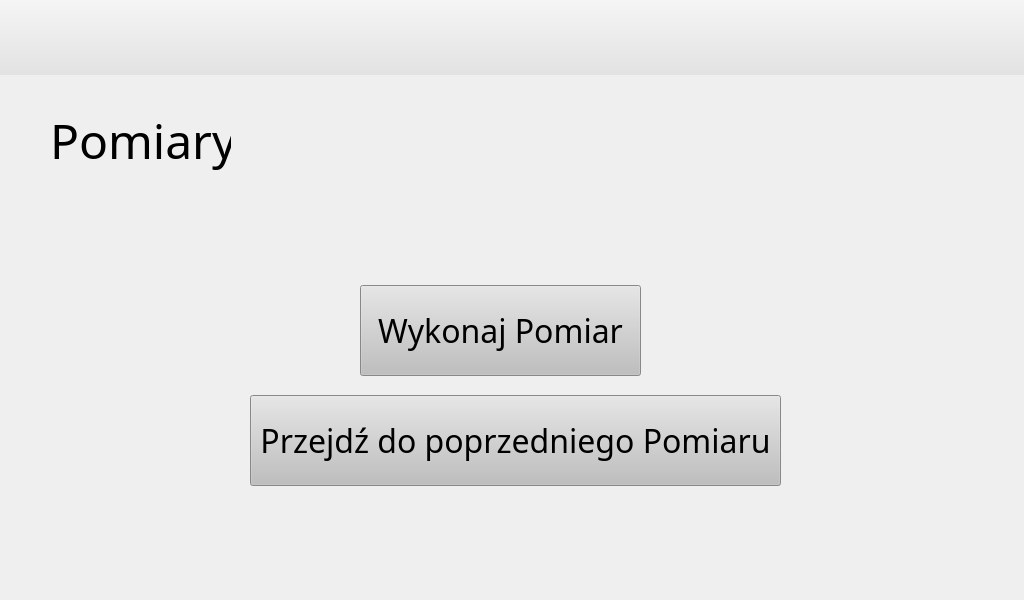
<?xml version="1.0" encoding="UTF-8"?>
<ui version="4.0">
 <class>gui</class>
 <widget class="QWidget" name="gui">
  <property name="geometry">
   <rect>
    <x>0</x>
    <y>0</y>
    <width>1024</width>
    <height>600</height>
   </rect>
  </property>
  <property name="minimumSize">
   <size>
    <width>1024</width>
    <height>600</height>
   </size>
  </property>
  <property name="maximumSize">
   <size>
    <width>1024</width>
    <height>600</height>
   </size>
  </property>
  <property name="windowTitle">
   <string>Form</string>
  </property>
  <widget class="QFrame" name="Menu">
   <property name="geometry">
    <rect>
     <x>0</x>
     <y>0</y>
     <width>1024</width>
     <height>75</height>
    </rect>
   </property>
   <property name="minimumSize">
    <size>
     <width>0</width>
     <height>75</height>
    </size>
   </property>
   <property name="maximumSize">
    <size>
     <width>16777215</width>
     <height>75</height>
    </size>
   </property>
   <property name="styleSheet">
    <string notr="true">background-color: qlineargradient(spread:pad, x1:0, y1:1, x2:0, y2:0, stop:0.0113636 rgba(225, 225, 225, 255), stop:1 rgba(245, 245, 245, 255));</string>
   </property>
   <property name="frameShape">
    <enum>QFrame::NoFrame</enum>
   </property>
   <property name="frameShadow">
    <enum>QFrame::Raised</enum>
   </property>
   <widget class="QWidget" name="horizontalLayoutWidget">
    <property name="geometry">
     <rect>
      <x>0</x>
      <y>0</y>
      <width>1031</width>
      <height>81</height>
     </rect>
    </property>
    <layout class="QHBoxLayout" name="horizontalLayout" stretch="0,0,0,0">
     <property name="spacing">
      <number>6</number>
     </property>
     <property name="sizeConstraint">
      <enum>QLayout::SetNoConstraint</enum>
     </property>
     <property name="leftMargin">
      <number>20</number>
     </property>
     <property name="topMargin">
      <number>5</number>
     </property>
     <property name="rightMargin">
      <number>20</number>
     </property>
     <property name="bottomMargin">
      <number>10</number>
     </property>
     <item>
      <widget class="QPushButton" name="btn_Measure">
       <property name="sizePolicy">
        <sizepolicy hsizetype="Preferred" vsizetype="Ignored">
         <horstretch>0</horstretch>
         <verstretch>0</verstretch>
        </sizepolicy>
       </property>
       <property name="cursor">
        <cursorShape>PointingHandCursor</cursorShape>
       </property>
       <property name="acceptDrops">
        <bool>false</bool>
       </property>
       <property name="autoFillBackground">
        <bool>false</bool>
       </property>
       <property name="styleSheet">
        <string notr="true">border-bottom-color: rgb(255, 85, 0);</string>
       </property>
       <property name="text">
        <string/>
       </property>
       <property name="icon">
        <iconset resource="../v27.11.24.2/icons/IconResource.qrc">
         <normaloff>:/Menu/menu/Measure.png</normaloff>:/Menu/menu/Measure.png</iconset>
       </property>
       <property name="iconSize">
        <size>
         <width>48</width>
         <height>48</height>
        </size>
       </property>
       <property name="checkable">
        <bool>false</bool>
       </property>
       <property name="checked">
        <bool>false</bool>
       </property>
       <property name="autoRepeat">
        <bool>false</bool>
       </property>
       <property name="autoExclusive">
        <bool>false</bool>
       </property>
       <property name="autoDefault">
        <bool>false</bool>
       </property>
       <property name="default">
        <bool>false</bool>
       </property>
       <property name="flat">
        <bool>true</bool>
       </property>
      </widget>
     </item>
     <item>
      <widget class="QPushButton" name="btn_Graphs">
       <property name="sizePolicy">
        <sizepolicy hsizetype="Preferred" vsizetype="Ignored">
         <horstretch>0</horstretch>
         <verstretch>0</verstretch>
        </sizepolicy>
       </property>
       <property name="cursor">
        <cursorShape>PointingHandCursor</cursorShape>
       </property>
       <property name="acceptDrops">
        <bool>false</bool>
       </property>
       <property name="autoFillBackground">
        <bool>false</bool>
       </property>
       <property name="styleSheet">
        <string notr="true">border-bottom-color: rgb(255, 85, 0);</string>
       </property>
       <property name="text">
        <string/>
       </property>
       <property name="icon">
        <iconset resource="../v27.11.24.2/icons/IconResource.qrc">
         <normaloff>:/Menu/menu/Graph.png</normaloff>:/Menu/menu/Graph.png</iconset>
       </property>
       <property name="iconSize">
        <size>
         <width>48</width>
         <height>48</height>
        </size>
       </property>
       <property name="checkable">
        <bool>false</bool>
       </property>
       <property name="checked">
        <bool>false</bool>
       </property>
       <property name="autoRepeat">
        <bool>false</bool>
       </property>
       <property name="autoExclusive">
        <bool>false</bool>
       </property>
       <property name="autoDefault">
        <bool>false</bool>
       </property>
       <property name="default">
        <bool>false</bool>
       </property>
       <property name="flat">
        <bool>true</bool>
       </property>
      </widget>
     </item>
     <item>
      <widget class="QPushButton" name="btn_Settings">
       <property name="sizePolicy">
        <sizepolicy hsizetype="Preferred" vsizetype="Ignored">
         <horstretch>0</horstretch>
         <verstretch>0</verstretch>
        </sizepolicy>
       </property>
       <property name="cursor">
        <cursorShape>PointingHandCursor</cursorShape>
       </property>
       <property name="acceptDrops">
        <bool>false</bool>
       </property>
       <property name="autoFillBackground">
        <bool>false</bool>
       </property>
       <property name="styleSheet">
        <string notr="true">border-bottom-color: rgb(255, 85, 0);</string>
       </property>
       <property name="text">
        <string/>
       </property>
       <property name="icon">
        <iconset resource="../v27.11.24.2/icons/IconResource.qrc">
         <normaloff>:/Menu/menu/Settings.png</normaloff>:/Menu/menu/Settings.png</iconset>
       </property>
       <property name="iconSize">
        <size>
         <width>48</width>
         <height>48</height>
        </size>
       </property>
       <property name="checkable">
        <bool>false</bool>
       </property>
       <property name="checked">
        <bool>false</bool>
       </property>
       <property name="autoRepeat">
        <bool>false</bool>
       </property>
       <property name="autoExclusive">
        <bool>false</bool>
       </property>
       <property name="autoDefault">
        <bool>false</bool>
       </property>
       <property name="default">
        <bool>false</bool>
       </property>
       <property name="flat">
        <bool>true</bool>
       </property>
      </widget>
     </item>
     <item>
      <widget class="QPushButton" name="btn_Errors">
       <property name="sizePolicy">
        <sizepolicy hsizetype="Preferred" vsizetype="Ignored">
         <horstretch>0</horstretch>
         <verstretch>0</verstretch>
        </sizepolicy>
       </property>
       <property name="cursor">
        <cursorShape>PointingHandCursor</cursorShape>
       </property>
       <property name="acceptDrops">
        <bool>false</bool>
       </property>
       <property name="autoFillBackground">
        <bool>false</bool>
       </property>
       <property name="styleSheet">
        <string notr="true">border-bottom-color: rgb(255, 85, 0);</string>
       </property>
       <property name="text">
        <string/>
       </property>
       <property name="icon">
        <iconset resource="../v27.11.24.2/icons/IconResource.qrc">
         <normaloff>:/Menu/menu/Error.png</normaloff>:/Menu/menu/Error.png</iconset>
       </property>
       <property name="iconSize">
        <size>
         <width>48</width>
         <height>48</height>
        </size>
       </property>
       <property name="checkable">
        <bool>false</bool>
       </property>
       <property name="checked">
        <bool>false</bool>
       </property>
       <property name="autoRepeat">
        <bool>false</bool>
       </property>
       <property name="autoExclusive">
        <bool>false</bool>
       </property>
       <property name="autoDefault">
        <bool>false</bool>
       </property>
       <property name="default">
        <bool>false</bool>
       </property>
       <property name="flat">
        <bool>true</bool>
       </property>
      </widget>
     </item>
    </layout>
   </widget>
  </widget>
  <widget class="QFrame" name="Content">
   <property name="geometry">
    <rect>
     <x>0</x>
     <y>75</y>
     <width>1024</width>
     <height>525</height>
    </rect>
   </property>
   <property name="font">
    <font>
     <family>Futura Std Book</family>
    </font>
   </property>
   <property name="styleSheet">
    <string notr="true"/>
   </property>
   <property name="frameShape">
    <enum>QFrame::NoFrame</enum>
   </property>
   <property name="frameShadow">
    <enum>QFrame::Raised</enum>
   </property>
   <layout class="QHBoxLayout" name="horizontalLayout_2">
    <property name="spacing">
     <number>0</number>
    </property>
    <property name="leftMargin">
     <number>0</number>
    </property>
    <property name="topMargin">
     <number>0</number>
    </property>
    <property name="rightMargin">
     <number>0</number>
    </property>
    <property name="bottomMargin">
     <number>0</number>
    </property>
    <item>
     <widget class="QStackedWidget" name="Screen">
      <property name="sizePolicy">
       <sizepolicy hsizetype="Preferred" vsizetype="Preferred">
        <horstretch>0</horstretch>
        <verstretch>0</verstretch>
       </sizepolicy>
      </property>
      <property name="currentIndex">
       <number>0</number>
      </property>
      <widget class="QWidget" name="Screen_MeasureMain">
       <widget class="QLabel" name="title_MeasureMain">
        <property name="geometry">
         <rect>
          <x>50</x>
          <y>30</y>
          <width>181</width>
          <height>71</height>
         </rect>
        </property>
        <property name="font">
         <font>
          <family>Futura Std Book</family>
          <pointsize>36</pointsize>
         </font>
        </property>
        <property name="text">
         <string>Pomiary</string>
        </property>
        <property name="textFormat">
         <enum>Qt::AutoText</enum>
        </property>
        <property name="scaledContents">
         <bool>false</bool>
        </property>
        <property name="wordWrap">
         <bool>false</bool>
        </property>
        <property name="indent">
         <number>-1</number>
        </property>
       </widget>
       <widget class="QPushButton" name="btn_StartMeasure">
        <property name="geometry">
         <rect>
          <x>360</x>
          <y>210</y>
          <width>281</width>
          <height>91</height>
         </rect>
        </property>
        <property name="font">
         <font>
          <family>Futura Std Book</family>
          <pointsize>24</pointsize>
         </font>
        </property>
        <property name="styleSheet">
         <string notr="true">background-color: rgb(191, 191, 191);</string>
        </property>
        <property name="text">
         <string>Wykonaj Pomiar</string>
        </property>
       </widget>
       <widget class="QPushButton" name="btn_MeasureToGraph">
        <property name="geometry">
         <rect>
          <x>250</x>
          <y>320</y>
          <width>531</width>
          <height>91</height>
         </rect>
        </property>
        <property name="font">
         <font>
          <family>Futura Std Book</family>
          <pointsize>24</pointsize>
         </font>
        </property>
        <property name="autoFillBackground">
         <bool>false</bool>
        </property>
        <property name="styleSheet">
         <string notr="true">background-color: rgb(191, 191, 191);</string>
        </property>
        <property name="text">
         <string>Przejdź do poprzedniego Pomiaru</string>
        </property>
        <property name="autoRepeat">
         <bool>false</bool>
        </property>
       </widget>
      </widget>
      <widget class="QWidget" name="Screen_MeasureProgress">
       <widget class="QLabel" name="title_MeasureProgress">
        <property name="geometry">
         <rect>
          <x>70</x>
          <y>50</y>
          <width>491</width>
          <height>71</height>
         </rect>
        </property>
        <property name="font">
         <font>
          <family>Futura Std Book</family>
          <pointsize>36</pointsize>
         </font>
        </property>
        <property name="text">
         <string>Wykonywanie Pomiaru</string>
        </property>
        <property name="textFormat">
         <enum>Qt::AutoText</enum>
        </property>
        <property name="scaledContents">
         <bool>false</bool>
        </property>
        <property name="wordWrap">
         <bool>false</bool>
        </property>
        <property name="indent">
         <number>-1</number>
        </property>
       </widget>
       <widget class="QProgressBar" name="progressBar">
        <property name="geometry">
         <rect>
          <x>40</x>
          <y>140</y>
          <width>921</width>
          <height>16</height>
         </rect>
        </property>
        <property name="font">
         <font>
          <family>Arial</family>
         </font>
        </property>
        <property name="value">
         <number>24</number>
        </property>
        <property name="textVisible">
         <bool>false</bool>
        </property>
        <property name="invertedAppearance">
         <bool>false</bool>
        </property>
       </widget>
       <widget class="QPushButton" name="btn_StopMeasure">
        <property name="geometry">
         <rect>
          <x>680</x>
          <y>190</y>
          <width>281</width>
          <height>91</height>
         </rect>
        </property>
        <property name="font">
         <font>
          <family>Futura Std Book</family>
          <pointsize>24</pointsize>
         </font>
        </property>
        <property name="styleSheet">
         <string notr="true">background-color: rgb(191, 191, 191);</string>
        </property>
        <property name="text">
         <string>Zatrzymaj</string>
        </property>
       </widget>
      </widget>
      <widget class="QWidget" name="Screen_Graphs">
       <widget class="QLabel" name="title_Graphs">
        <property name="geometry">
         <rect>
          <x>60</x>
          <y>40</y>
          <width>491</width>
          <height>71</height>
         </rect>
        </property>
        <property name="font">
         <font>
          <family>Futura Std Book</family>
          <pointsize>36</pointsize>
         </font>
        </property>
        <property name="text">
         <string>Wykresy</string>
        </property>
        <property name="textFormat">
         <enum>Qt::AutoText</enum>
        </property>
        <property name="scaledContents">
         <bool>false</bool>
        </property>
        <property name="wordWrap">
         <bool>false</bool>
        </property>
        <property name="indent">
         <number>-1</number>
        </property>
       </widget>
      </widget>
      <widget class="QWidget" name="Screen_Settings">
       <widget class="QLabel" name="title_Settings">
        <property name="geometry">
         <rect>
          <x>100</x>
          <y>50</y>
          <width>491</width>
          <height>71</height>
         </rect>
        </property>
        <property name="font">
         <font>
          <family>Futura Std Book</family>
          <pointsize>36</pointsize>
         </font>
        </property>
        <property name="text">
         <string>Ustawienia</string>
        </property>
        <property name="textFormat">
         <enum>Qt::AutoText</enum>
        </property>
        <property name="scaledContents">
         <bool>false</bool>
        </property>
        <property name="wordWrap">
         <bool>false</bool>
        </property>
        <property name="indent">
         <number>-1</number>
        </property>
       </widget>
      </widget>
      <widget class="QWidget" name="Screen_Errors">
       <widget class="QLabel" name="title_Errors">
        <property name="geometry">
         <rect>
          <x>60</x>
          <y>50</y>
          <width>491</width>
          <height>71</height>
         </rect>
        </property>
        <property name="font">
         <font>
          <family>Futura Std Book</family>
          <pointsize>36</pointsize>
         </font>
        </property>
        <property name="text">
         <string>Błędy</string>
        </property>
        <property name="textFormat">
         <enum>Qt::AutoText</enum>
        </property>
        <property name="scaledContents">
         <bool>false</bool>
        </property>
        <property name="wordWrap">
         <bool>false</bool>
        </property>
        <property name="indent">
         <number>-1</number>
        </property>
       </widget>
      </widget>
     </widget>
    </item>
   </layout>
  </widget>
 </widget>
 <resources>
  <include location="../v27.11.24.2/icons/IconResource.qrc"/>
 </resources>
 <connections/>
</ui>
